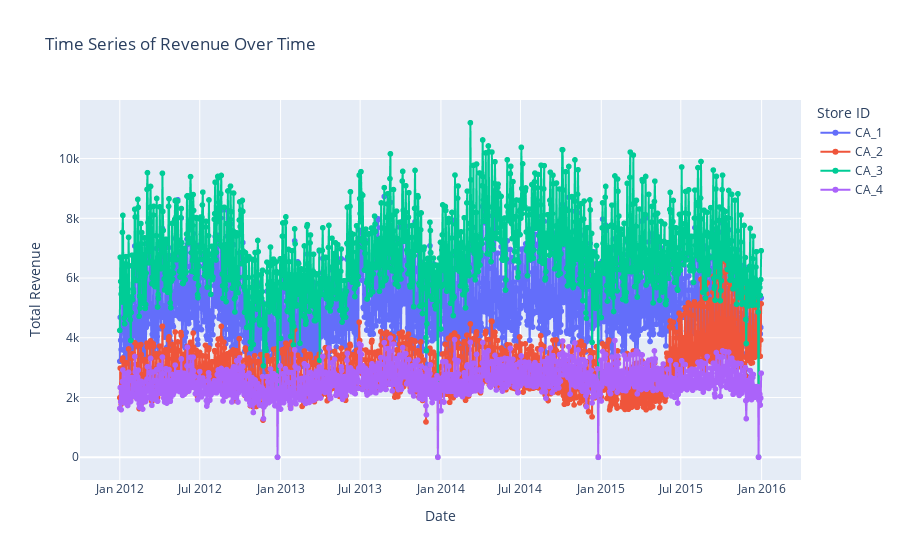

This figure's notebook cell:
### Code cell
fig = px.line(
    Foods3_CA_df,
    x="date",
    y="revenue",
    color="store_id", 
    title="Time Series of Revenue Over Time",
    labels={"revenue": "Total Revenue", "date": "Date", "store_id": "Store ID"},
    markers=True 
)

fig.show()

### Figure 1 — Plotly figure (JSON) as saved in the notebook; plotly's stock layout.template omitted (floating-point values rounded to 4 significant figures; data arrays with more than 128 entries replaced by an {"elided": "..."} marker saying what was removed)
{"data": [{"hovertemplate": "Store ID=CA_1<br>Date=%{x}<br>Total Revenue=%{y}<extra></extra>", "legendgroup": "CA_1", "line": {"color": "#636efa", "dash": "solid"}, "marker": {"symbol": "circle"}, "mode": "lines+markers", "name": "CA_1", "showlegend": true, "type": "scattergl", "x": {"elided": "1461 str values"}, "xaxis": "x", "y": {"elided": "1461 float values"}, "yaxis": "y"}, {"hovertemplate": "Store ID=CA_2<br>Date=%{x}<br>Total Revenue=%{y}<extra></extra>", "legendgroup": "CA_2", "line": {"color": "#EF553B", "dash": "solid"}, "marker": {"symbol": "circle"}, "mode": "lines+markers", "name": "CA_2", "showlegend": true, "type": "scattergl", "x": {"elided": "1461 str values"}, "xaxis": "x", "y": {"elided": "1461 float values"}, "yaxis": "y"}, {"hovertemplate": "Store ID=CA_3<br>Date=%{x}<br>Total Revenue=%{y}<extra></extra>", "legendgroup": "CA_3", "line": {"color": "#00cc96", "dash": "solid"}, "marker": {"symbol": "circle"}, "mode": "lines+markers", "name": "CA_3", "showlegend": true, "type": "scattergl", "x": {"elided": "1461 str values"}, "xaxis": "x", "y": {"elided": "1461 float values"}, "yaxis": "y"}, {"hovertemplate": "Store ID=CA_4<br>Date=%{x}<br>Total Revenue=%{y}<extra></extra>", "legendgroup": "CA_4", "line": {"color": "#ab63fa", "dash": "solid"}, "marker": {"symbol": "circle"}, "mode": "lines+markers", "name": "CA_4", "showlegend": true, "type": "scattergl", "x": {"elided": "1461 str values"}, "xaxis": "x", "y": {"elided": "1461 float values"}, "yaxis": "y"}], "layout": {"autosize": true, "legend": {"title": {"text": "Store ID"}, "tracegroupgap": 0}, "title": {"text": "Time Series of Revenue Over Time"}, "xaxis": {"anchor": "y", "autorange": true, "domain": [0, 1], "range": ["2011-10-04 10:12:51.1446", "2016-03-28 13:47:08.8554"], "title": {"text": "Date"}, "type": "date"}, "yaxis": {"anchor": "x", "autorange": true, "domain": [0, 1], "range": [-924.2, 12120.0], "title": {"text": "Total Revenue"}, "type": "linear"}}}
